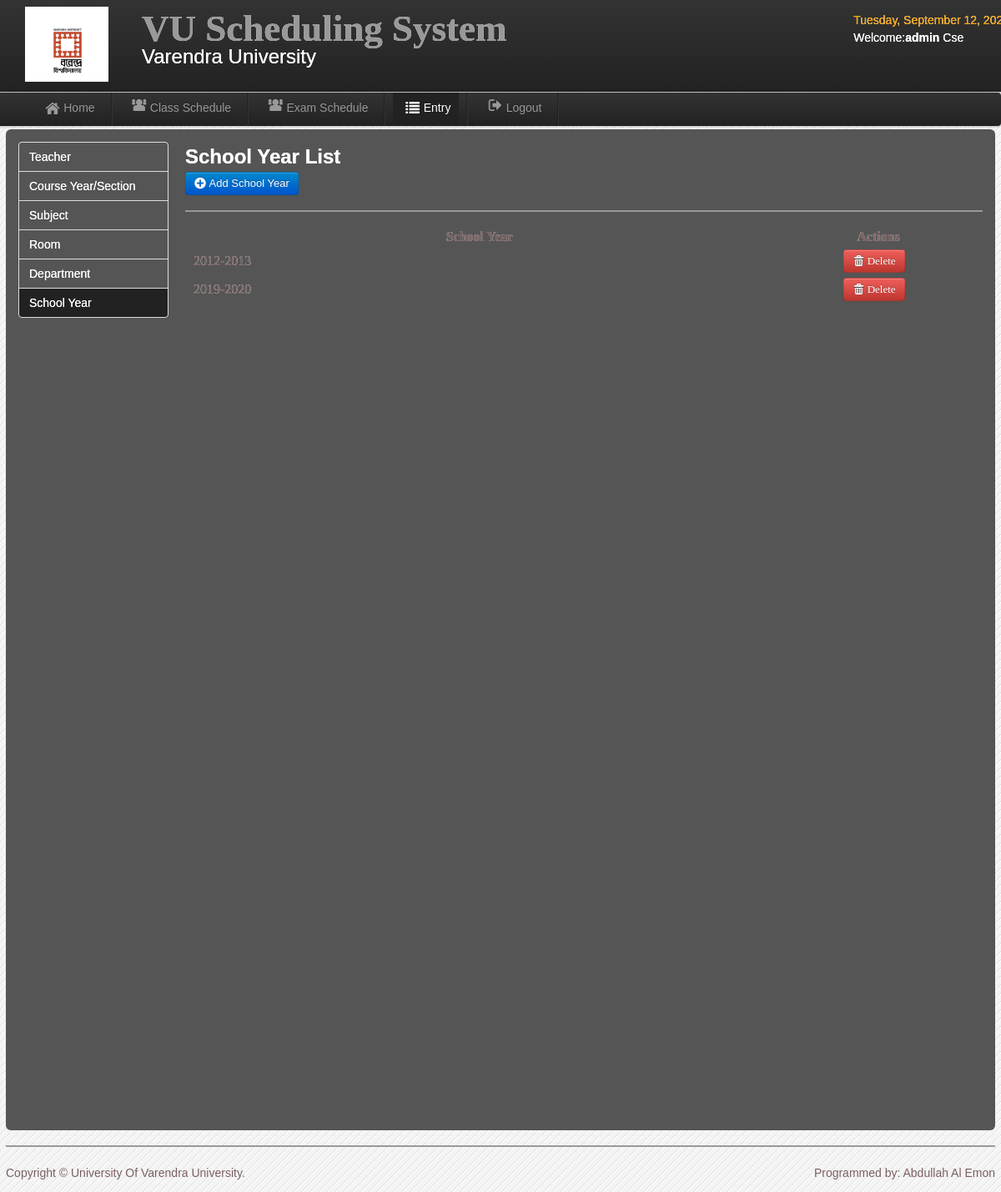
/admin/CIT_shool_year.php (signed in), run on the app's committed database.
### tables this page shows
CREATE TABLE `users` (
  `User_id` int(11) NOT NULL,
  `UserName` varchar(20) NOT NULL,
  `Password` varchar(20) NOT NULL,
  `User_Type` varchar(20) NOT NULL,
  `FirstName` varchar(30) NOT NULL,
  `LastName` varchar(30) NOT NULL,
  `College` varchar(20) NOT NULL
);

CREATE TABLE `sy` (
  `sy_id` int(11) NOT NULL,
  `sy` varchar(50) NOT NULL
);

### admin/session.php (called while the page is built, shortened)
<?php
        $id_session=$_SESSION['id'];
?>

### admin/CIT_shool_year.php (the view, shortened to what this page needs)
<?php include('session.php'); include('header.php'); include('dbcon.php'); ?>
<body>
<?php include('nav-top1.php'); ?>
    <div class="navbar navbar-fixed-top1">
    <div class="navbar-inner">
    <div class="container">
	<div class="marg">
    <ul class="nav">
  <li>
    <a href="user_home.php"><i class="icon-home icon-large"></i>Home</a>
  </li>
   <li class="divider-vertical"></li>
  <li><a href="user_schedule.php"><i class="icon-group icon-large"></i>Class Schedule</a></li>
   <li class="divider-vertical"></li>
    <li><a href="CIT_exam_schedule.php"><i class="icon-group icon-large"></i>Exam Schedule</a></li>
   <li class="divider-vertical"></li>
  <li class="active"><a href="CIT_record.php"><i class="icon-list icon-large"></i>Entry</a></li>
   <li class="divider-vertical"></li>
  <li><a id="logout" data-toggle="modal" href="#myModal"><i class="icon-signout icon-large"></i>Logout</a></li>
   <li class="divider-vertical"></li>
</ul>
    </div>
    </div>
    </div>
    </div>
<div class="wrapper">
<div id="element" class="hero-body">
<div class="left-nav">
<ul class="nav nav-tabs nav-stacked">
  <li><a href="CIT_record.php"><font color="white">Teacher</font></a></li>
  <li><a href="CIT_course.php"><font color="white">Course Year/Section</font></a></li>
  <li><a href="CIT_subject.php"><font color="white">Subject</font></a></li>
  <li><a href="CIT_room.php"><font color="white">Room</font></a></li>
  <li><a href="CIT_department.php"><font color="white">Department</font></a></li>
  <li  class="active"><a href="CIT_shool_year.php"><font color="white">School Year</font></a></li>
</ul>
</div>
<div class="right-nav-content">
<h2><font color="white">School Year List</font></h2>
	<a class="btn btn-primary"  href="CIT_add_school_year.php">  <i class="icon-plus-sign icon-large"></i>&nbsp;Add School Year</a>
	<hr>
	<table class="users-table">
<div class="demo_jui">
		<table cellpadding="0" cellspacing="0" border="0" class="display" id="log" class="jtable">
			<thead>
				<tr>
				<th>School Year</th>
				<th>Actions</th>
				</tr>
			</thead>
			<tbody>
<?php $result=mysqli_query($conn,'select * from sy')or die(mysqli_error());
while($row=mysqli_fetch_array($result)){ $id=$row['sy_id'];
 ?>
<tr class="del<?php echo $id ?>">
	<td><?php echo $row['sy']; ?></td>
	<td align="center" width="240">
	<a class="btn btn-danger1"  id="<?php echo $id; ?>">  <i class="icon-trash icon-large"></i>&nbsp;Delete</a>
</td>
<?php  }?>
	</tr>
			</tbody>
		</table>
</div>
	</div>
<?php include('footer.php');?>
</div>
</body>

### admin/nav-top1.php
	<div class="navbar navbar-fixed-top">
	<div class="navbar-inner">
	<div class="container">
		<a class="branded">
		<img src="img/vu.jpg" width="100" height="90">
 	</a>
	<a class="brand">
	 <h1>VU Scheduling System</h1>
	 <div class="chmsc_nav"><font size="5" style="Bookman Old Style" color="white">Varendra University</font></div>
 	</a>
<div class="time_top">
<font color="orange">
  <?php
 $Today=date('y:m:d');
$new=date('l, F d, Y',strtotime($Today));
echo $new; ?>
</font>
<?php
$logout_query=mysqli_query($conn,"select * from users where User_id=$id_session");
$row=mysqli_fetch_array($logout_query);
$type=$row['User_Type'];
?>
<p><font color="white">Welcome:<b><?php echo $type;?></b>
<?php echo $row['College'] ?></p></font>
</div>
	</div>
	</div>
	</div>

### admin/css/style.css (style rules this page uses)
* { margin:0; padding:0; }
body { font-family:"Trebuchet MS", "Myriad Pro", Arial, sans-serif; font-size:14px; background:#f4f4f4 url(../img/bg.gif) repeat top left; color:rgb(121, 94, 94); text-shadow:0px 0px 0px #fff;; }
h1 { font-size:45px; }
a { color:#777; }
p { padding:5px 0px; }
.wrapper { width:1186px; margin:10px auto; min-height:550px; }

### admin/css/datatable/demo_table_jui.css (style rules this page uses)
table.display thead th { cursor: pointer; padding: 3px 0 3px 10px; }
table.display { border-collapse: collapse; clear: both; margin: 0 auto; width: 100%; }
table.display td { padding: 3px 10px; }

### data on the page
users: User_Type "admin", College "Cse"
sy: sy "2012-2013"
sy: sy "2019-2020"
